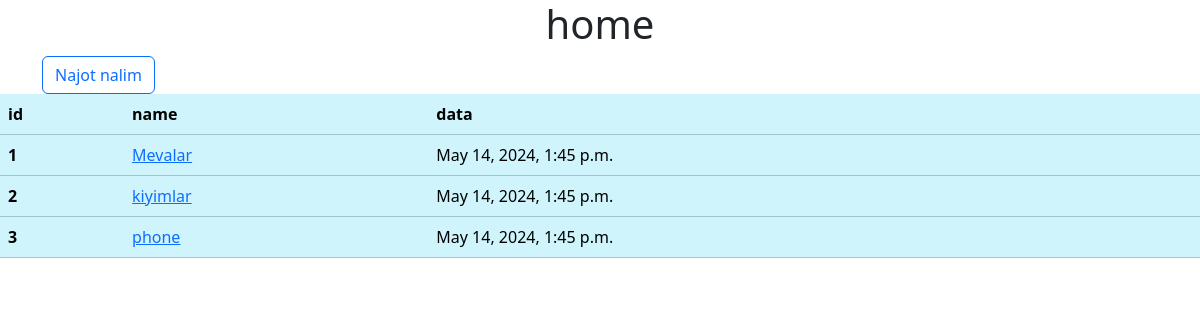
The page / on the database its author committed.
### student/models.py (models this page shows, shortened)
class Category(models.Model):
    name=models.CharField(max_length=100)
    data=models.DateTimeField(auto_now_add=True)

### student/views.py (the view)
# urls.py: path('',home,name='home'),
def home(request):
    home=Category.objects.all()
    return render(request,'home.html',context={'home':home})

### templates/home.html
{% extends 'base.html' %}
{% block content %}
<div class="container">
  <h1 style="text-align: center;">home</h1>
  <a href="{% url 'group' %}" class="btn btn-outline-primary" >Najot nalim</a>
</div>
<table class="table table-info">
  <thead>
    <tr>
      <th scope="col">id</th>
      <th scope="col">name</th>
      <th scope="col">data</th>
    </tr>
  </thead>
  <tbody>
    {% for i in home %}
    <tr>
      <th scope="row">{{i.id}}</th>
      <td><a href="{% url 'products' i.id %}">{{i.name}}</a></td>
      <td>{{i.data}}</td>
    </tr>
    {% endfor %}
  </tbody>
</table>
{% endblock content %}

### rows shown on the page
Category: id "1", name "Mevalar", data "May 14, 2024, 1:45 p.m."
Category: id "2", name "kiyimlar", data "May 14, 2024, 1:45 p.m."
Category: id "3", name "phone", data "May 14, 2024, 1:45 p.m."
